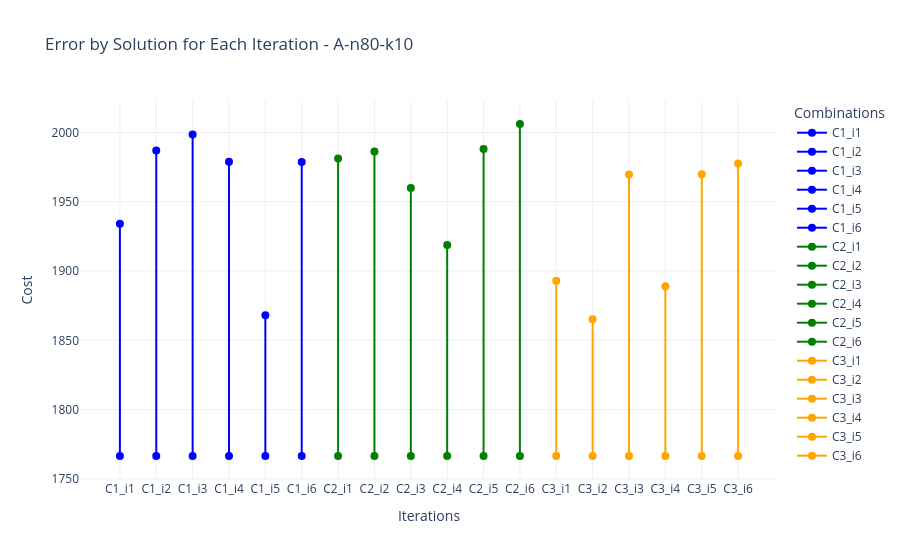
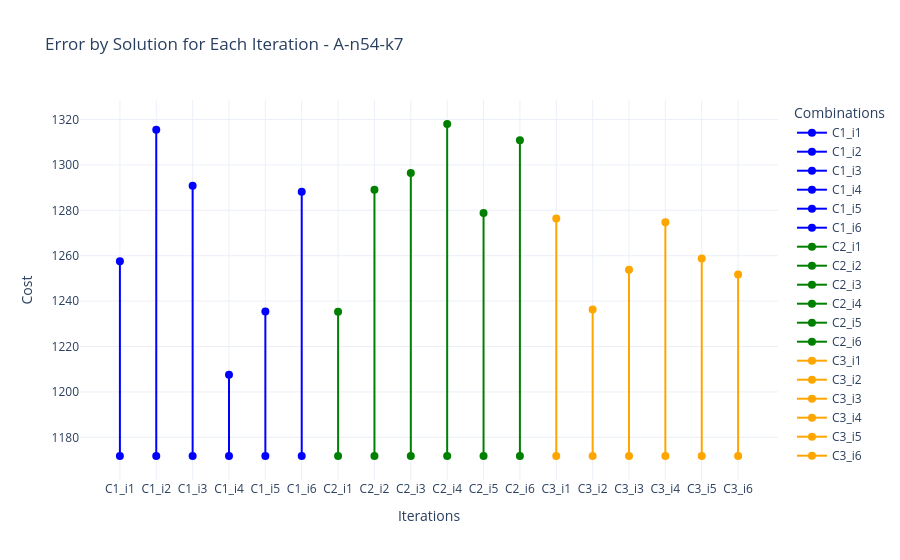
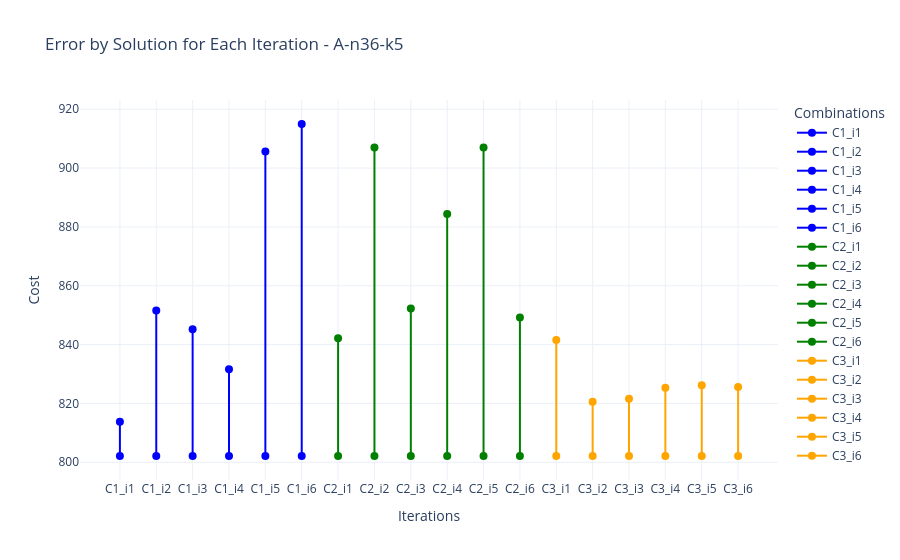
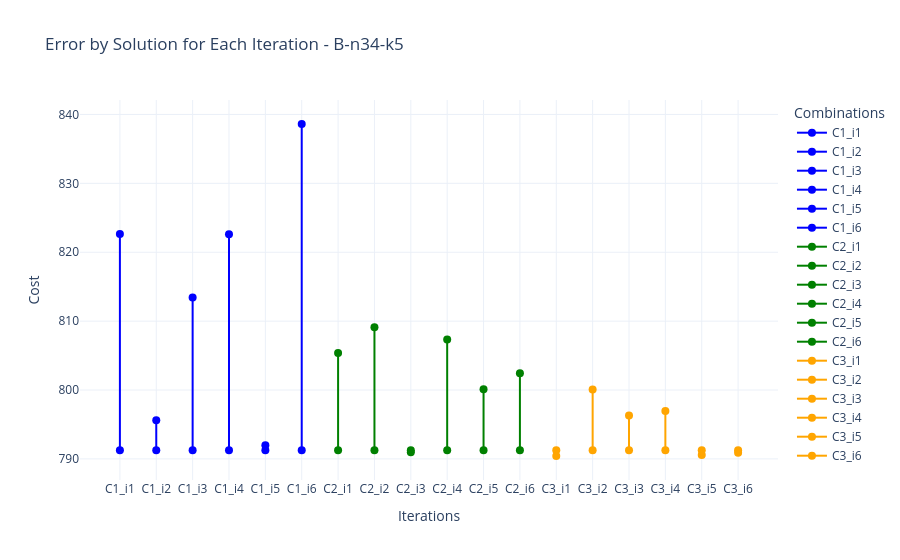

The notebook cell these images were saved under, in order:
### Code cell
import plotly.graph_objects as go
import os
# Data
data = {
    'Nombre de la Instancia VRP': ['A-n80-k10', 'A-n80-k10', 'A-n80-k10', 'A-n54-k7', 'A-n54-k7', 'A-n54-k7', 
                                   'A-n36-k5', 'A-n36-k5', 'A-n36-k5', 'B-n34-k5', 'B-n34-k5', 'B-n34-k5', 
                                   'B-n50-k8', 'B-n50-k8', 'B-n50-k8', 'B-n68-k9', 'B-n68-k9', 'B-n68-k9', 
                                   'E-n101-k14', 'E-n101-k14', 'E-n101-k14', 'E-n76-k7', 'E-n76-k7', 'E-n76-k7', 
                                   'E-n23-k3', 'E-n23-k3', 'E-n23-k3'],
    'Combinacion': ['C1', 'C2', 'C3', 'C1', 'C2', 'C3', 'C1', 'C2', 'C3', 'C1', 'C2', 'C3', 'C1', 'C2', 'C3', 'C1', 'C2', 'C3', 
                    'C1', 'C2', 'C3', 'C1', 'C2', 'C3', 'C1', 'C2', 'C3'],
    'i1': [1934.03, 1981.25, 1892.89, 1257.61, 1235.32, 1276.39, 813.78, 842.14, 841.6, 822.65, 805.39, 790.42, 
                1424.74, 1338.37, 1333.6, 1324.61, 1345.44, 1315.04, 1350.81, 1327.6, 1298.28, 876.22, 865.73, 797.89, 
                568.56, 568.56, 568.56],
    'i2': [1986.96, 1986.27, 1865.16, 1315.48, 1289.11, 1236.32, 851.62, 906.99, 820.6, 795.61, 809.1, 800.06, 
                1351.04, 1364.43, 1402.93, 1312.88, 1328.89, 1323.43, 1385.27, 1335.15, 1309.46, 822.47, 857.97, 825.39, 
                568.56, 570.56, 568.56],
    'i3': [1998.48, 1959.98, 1969.71, 1290.85, 1296.49, 1253.78, 845.18, 852.29, 821.56, 813.42, 790.95, 796.3, 
                1340.8, 1368.58, 1342.41, 1333.31, 1319.5, 1316.42, 1257.07, 1306.7, 1276.55, 810.47, 843.65, 832.93, 
                569.75, 568.56, 568.56],
    'i4': [1978.85, 1918.85, 1888.96, 1207.57, 1318.02, 1274.78, 831.58, 884.39, 825.29, 822.6, 807.34, 796.95, 
                1334.49, 1380.41, 1341.48, 1326.56, 1316.95, 1365.18, 1320.32, 1326.97, 1294.3, 813.81, 840.54, 812.54, 
                570.56, 568.56, 568.56],
    'i5': [1868.14, 1988.14, 1969.84, 1235.45, 1278.86, 1258.79, 905.59, 906.99, 826.22, 791.97, 800.1, 790.57, 
                1403.6, 1389.8, 1338.16, 1354.88, 1331.72, 1321.42, 1324.64, 1329.4, 1293.41, 827.83, 830.27, 848.5, 
                568.56, 570.56, 568.56],
    'i6': [1978.6, 2006.1, 1977.63, 1288.21, 1310.9, 1251.68, 914.98, 849.24, 825.55, 838.62, 802.42, 790.88, 
                1374.3, 1422.8, 1333.97, 1352.13, 1338.35, 1315.5, 1261.69, 1326.75, 1281.49, 821.68, 874.16, 815.21, 
                568.56, 569.75, 568.56],
    'Best Cost': [1868.14, 1918.85, 1865.16, 1207.57, 1235.32, 1236.32, 813.78, 842.14, 820.6, 791.97, 790.95, 790.42, 
                 1334.49, 1338.37, 1333.6, 1312.88, 1316.95, 1315.04, 1257.07, 1306.7, 1276.55, 810.47, 830.27, 797.89, 
                 568.56, 568.56, 568.56],
    'Solucion': [1766.5, '', '', 1171.78, '', '', 802.13, '', '', 791.24, '', '', 1322.56, '', '', 1278.21, '', '', 1082.65, '', '', 687.6, '', '', 568.56, '', '']
}

# Creating DataFrame
data = pd.DataFrame(data)


# Create a directory to save the plots
output_dir = 'plotly_error_plots'
if not os.path.exists(output_dir):
    os.makedirs(output_dir)

def plot_error_by_iteration_plotly(df):
    instances = df['Nombre de la Instancia VRP'].unique()
    for instance in instances:
        subset = df[df['Nombre de la Instancia VRP'] == instance]
        solution = float(subset['Solucion'].values[0])
        fig = go.Figure()

        colors = ['blue', 'green', 'orange']  # Colors for different combinations
        color_index = 0

        for combination in subset['Combinacion'].unique():
            comb_data = subset[subset['Combinacion'] == combination]
            iteration_labels = ['i1', 'i2', 'i3', 'i4', 'i5', 'i6']
            color = colors[color_index % len(colors)]
            color_index += 1

            for index, row in comb_data.iterrows():
                iteration_costs = row[iteration_labels].values
                errors = abs(iteration_costs - solution)

                for i, cost in enumerate(iteration_costs):
                    fig.add_trace(go.Scatter(
                        x=[f'{combination}_{iteration_labels[i]}', f'{combination}_{iteration_labels[i]}'],
                        y=[cost, solution],
                        mode='lines+markers',
                        line=dict(color=color, width=2),
                        marker=dict(color=color, size=8),
                        name=f"{combination}_{iteration_labels[i]}"
                    ))

        fig.update_layout(
            title=f'Error by Solution for Each Iteration - {instance}',
            xaxis_title='Iterations',
            yaxis_title='Cost',
            legend_title='Combinations',
            template='plotly_white'
        )

        fig.write_image(os.path.join(output_dir, f'errorplot_{instance}.png'))
        fig.show()

# Call the function with the DataFrame to save the plots
plot_error_by_iteration_plotly(data)

### Figure 1 — Plotly figure (JSON) as saved in the notebook; plotly's stock layout.template omitted (floating-point values rounded to 4 significant figures)
{"data": [{"line": {"color": "blue", "width": 2}, "marker": {"color": "blue", "size": 8}, "mode": "lines+markers", "name": "C1_i1", "type": "scatter", "x": ["C1_i1", "C1_i1"], "y": [1934.0, 1766.0]}, {"line": {"color": "blue", "width": 2}, "marker": {"color": "blue", "size": 8}, "mode": "lines+markers", "name": "C1_i2", "type": "scatter", "x": ["C1_i2", "C1_i2"], "y": [1987.0, 1766.0]}, {"line": {"color": "blue", "width": 2}, "marker": {"color": "blue", "size": 8}, "mode": "lines+markers", "name": "C1_i3", "type": "scatter", "x": ["C1_i3", "C1_i3"], "y": [1998.0, 1766.0]}, {"line": {"color": "blue", "width": 2}, "marker": {"color": "blue", "size": 8}, "mode": "lines+markers", "name": "C1_i4", "type": "scatter", "x": ["C1_i4", "C1_i4"], "y": [1979.0, 1766.0]}, {"line": {"color": "blue", "width": 2}, "marker": {"color": "blue", "size": 8}, "mode": "lines+markers", "name": "C1_i5", "type": "scatter", "x": ["C1_i5", "C1_i5"], "y": [1868.0, 1766.0]}, {"line": {"color": "blue", "width": 2}, "marker": {"color": "blue", "size": 8}, "mode": "lines+markers", "name": "C1_i6", "type": "scatter", "x": ["C1_i6", "C1_i6"], "y": [1979.0, 1766.0]}, {"line": {"color": "green", "width": 2}, "marker": {"color": "green", "size": 8}, "mode": "lines+markers", "name": "C2_i1", "type": "scatter", "x": ["C2_i1", "C2_i1"], "y": [1981.0, 1766.0]}, {"line": {"color": "green", "width": 2}, "marker": {"color": "green", "size": 8}, "mode": "lines+markers", "name": "C2_i2", "type": "scatter", "x": ["C2_i2", "C2_i2"], "y": [1986.0, 1766.0]}, {"line": {"color": "green", "width": 2}, "marker": {"color": "green", "size": 8}, "mode": "lines+markers", "name": "C2_i3", "type": "scatter", "x": ["C2_i3", "C2_i3"], "y": [1960.0, 1766.0]}, {"line": {"color": "green", "width": 2}, "marker": {"color": "green", "size": 8}, "mode": "lines+markers", "name": "C2_i4", "type": "scatter", "x": ["C2_i4", "C2_i4"], "y": [1919.0, 1766.0]}, {"line": {"color": "green", "width": 2}, "marker": {"color": "green", "size": 8}, "mode": "lines+markers", "name": "C2_i5", "type": "scatter", "x": ["C2_i5", "C2_i5"], "y": [1988.0, 1766.0]}, {"line": {"color": "green", "width": 2}, "marker": {"color": "green", "size": 8}, "mode": "lines+markers", "name": "C2_i6", "type": "scatter", "x": ["C2_i6", "C2_i6"], "y": [2006.0, 1766.0]}, {"line": {"color": "orange", "width": 2}, "marker": {"color": "orange", "size": 8}, "mode": "lines+markers", "name": "C3_i1", "type": "scatter", "x": ["C3_i1", "C3_i1"], "y": [1893.0, 1766.0]}, {"line": {"color": "orange", "width": 2}, "marker": {"color": "orange", "size": 8}, "mode": "lines+markers", "name": "C3_i2", "type": "scatter", "x": ["C3_i2", "C3_i2"], "y": [1865.0, 1766.0]}, {"line": {"color": "orange", "width": 2}, "marker": {"color": "orange", "size": 8}, "mode": "lines+markers", "name": "C3_i3", "type": "scatter", "x": ["C3_i3", "C3_i3"], "y": [1970.0, 1766.0]}, {"line": {"color": "orange", "width": 2}, "marker": {"color": "orange", "size": 8}, "mode": "lines+markers", "name": "C3_i4", "type": "scatter", "x": ["C3_i4", "C3_i4"], "y": [1889.0, 1766.0]}, {"line": {"color": "orange", "width": 2}, "marker": {"color": "orange", "size": 8}, "mode": "lines+markers", "name": "C3_i5", "type": "scatter", "x": ["C3_i5", "C3_i5"], "y": [1970.0, 1766.0]}, {"line": {"color": "orange", "width": 2}, "marker": {"color": "orange", "size": 8}, "mode": "lines+markers", "name": "C3_i6", "type": "scatter", "x": ["C3_i6", "C3_i6"], "y": [1978.0, 1766.0]}], "layout": {"legend": {"title": {"text": "Combinations"}}, "title": {"text": "Error by Solution for Each Iteration - A-n80-k10"}, "xaxis": {"title": {"text": "Iterations"}}, "yaxis": {"title": {"text": "Cost"}}}}

### Figure 2 — Plotly figure (JSON) as saved in the notebook; plotly's stock layout.template omitted (floating-point values rounded to 4 significant figures)
{"data": [{"line": {"color": "blue", "width": 2}, "marker": {"color": "blue", "size": 8}, "mode": "lines+markers", "name": "C1_i1", "type": "scatter", "x": ["C1_i1", "C1_i1"], "y": [1258.0, 1172.0]}, {"line": {"color": "blue", "width": 2}, "marker": {"color": "blue", "size": 8}, "mode": "lines+markers", "name": "C1_i2", "type": "scatter", "x": ["C1_i2", "C1_i2"], "y": [1315.0, 1172.0]}, {"line": {"color": "blue", "width": 2}, "marker": {"color": "blue", "size": 8}, "mode": "lines+markers", "name": "C1_i3", "type": "scatter", "x": ["C1_i3", "C1_i3"], "y": [1291.0, 1172.0]}, {"line": {"color": "blue", "width": 2}, "marker": {"color": "blue", "size": 8}, "mode": "lines+markers", "name": "C1_i4", "type": "scatter", "x": ["C1_i4", "C1_i4"], "y": [1208.0, 1172.0]}, {"line": {"color": "blue", "width": 2}, "marker": {"color": "blue", "size": 8}, "mode": "lines+markers", "name": "C1_i5", "type": "scatter", "x": ["C1_i5", "C1_i5"], "y": [1235.0, 1172.0]}, {"line": {"color": "blue", "width": 2}, "marker": {"color": "blue", "size": 8}, "mode": "lines+markers", "name": "C1_i6", "type": "scatter", "x": ["C1_i6", "C1_i6"], "y": [1288.0, 1172.0]}, {"line": {"color": "green", "width": 2}, "marker": {"color": "green", "size": 8}, "mode": "lines+markers", "name": "C2_i1", "type": "scatter", "x": ["C2_i1", "C2_i1"], "y": [1235.0, 1172.0]}, {"line": {"color": "green", "width": 2}, "marker": {"color": "green", "size": 8}, "mode": "lines+markers", "name": "C2_i2", "type": "scatter", "x": ["C2_i2", "C2_i2"], "y": [1289.0, 1172.0]}, {"line": {"color": "green", "width": 2}, "marker": {"color": "green", "size": 8}, "mode": "lines+markers", "name": "C2_i3", "type": "scatter", "x": ["C2_i3", "C2_i3"], "y": [1296.0, 1172.0]}, {"line": {"color": "green", "width": 2}, "marker": {"color": "green", "size": 8}, "mode": "lines+markers", "name": "C2_i4", "type": "scatter", "x": ["C2_i4", "C2_i4"], "y": [1318.0, 1172.0]}, {"line": {"color": "green", "width": 2}, "marker": {"color": "green", "size": 8}, "mode": "lines+markers", "name": "C2_i5", "type": "scatter", "x": ["C2_i5", "C2_i5"], "y": [1279.0, 1172.0]}, {"line": {"color": "green", "width": 2}, "marker": {"color": "green", "size": 8}, "mode": "lines+markers", "name": "C2_i6", "type": "scatter", "x": ["C2_i6", "C2_i6"], "y": [1311.0, 1172.0]}, {"line": {"color": "orange", "width": 2}, "marker": {"color": "orange", "size": 8}, "mode": "lines+markers", "name": "C3_i1", "type": "scatter", "x": ["C3_i1", "C3_i1"], "y": [1276.0, 1172.0]}, {"line": {"color": "orange", "width": 2}, "marker": {"color": "orange", "size": 8}, "mode": "lines+markers", "name": "C3_i2", "type": "scatter", "x": ["C3_i2", "C3_i2"], "y": [1236.0, 1172.0]}, {"line": {"color": "orange", "width": 2}, "marker": {"color": "orange", "size": 8}, "mode": "lines+markers", "name": "C3_i3", "type": "scatter", "x": ["C3_i3", "C3_i3"], "y": [1254.0, 1172.0]}, {"line": {"color": "orange", "width": 2}, "marker": {"color": "orange", "size": 8}, "mode": "lines+markers", "name": "C3_i4", "type": "scatter", "x": ["C3_i4", "C3_i4"], "y": [1275.0, 1172.0]}, {"line": {"color": "orange", "width": 2}, "marker": {"color": "orange", "size": 8}, "mode": "lines+markers", "name": "C3_i5", "type": "scatter", "x": ["C3_i5", "C3_i5"], "y": [1259.0, 1172.0]}, {"line": {"color": "orange", "width": 2}, "marker": {"color": "orange", "size": 8}, "mode": "lines+markers", "name": "C3_i6", "type": "scatter", "x": ["C3_i6", "C3_i6"], "y": [1252.0, 1172.0]}], "layout": {"legend": {"title": {"text": "Combinations"}}, "title": {"text": "Error by Solution for Each Iteration - A-n54-k7"}, "xaxis": {"title": {"text": "Iterations"}}, "yaxis": {"title": {"text": "Cost"}}}}

### Figure 3 — Plotly figure (JSON) as saved in the notebook; plotly's stock layout.template omitted (floating-point values rounded to 4 significant figures)
{"data": [{"line": {"color": "blue", "width": 2}, "marker": {"color": "blue", "size": 8}, "mode": "lines+markers", "name": "C1_i1", "type": "scatter", "x": ["C1_i1", "C1_i1"], "y": [813.8, 802.1]}, {"line": {"color": "blue", "width": 2}, "marker": {"color": "blue", "size": 8}, "mode": "lines+markers", "name": "C1_i2", "type": "scatter", "x": ["C1_i2", "C1_i2"], "y": [851.6, 802.1]}, {"line": {"color": "blue", "width": 2}, "marker": {"color": "blue", "size": 8}, "mode": "lines+markers", "name": "C1_i3", "type": "scatter", "x": ["C1_i3", "C1_i3"], "y": [845.2, 802.1]}, {"line": {"color": "blue", "width": 2}, "marker": {"color": "blue", "size": 8}, "mode": "lines+markers", "name": "C1_i4", "type": "scatter", "x": ["C1_i4", "C1_i4"], "y": [831.6, 802.1]}, {"line": {"color": "blue", "width": 2}, "marker": {"color": "blue", "size": 8}, "mode": "lines+markers", "name": "C1_i5", "type": "scatter", "x": ["C1_i5", "C1_i5"], "y": [905.6, 802.1]}, {"line": {"color": "blue", "width": 2}, "marker": {"color": "blue", "size": 8}, "mode": "lines+markers", "name": "C1_i6", "type": "scatter", "x": ["C1_i6", "C1_i6"], "y": [915.0, 802.1]}, {"line": {"color": "green", "width": 2}, "marker": {"color": "green", "size": 8}, "mode": "lines+markers", "name": "C2_i1", "type": "scatter", "x": ["C2_i1", "C2_i1"], "y": [842.1, 802.1]}, {"line": {"color": "green", "width": 2}, "marker": {"color": "green", "size": 8}, "mode": "lines+markers", "name": "C2_i2", "type": "scatter", "x": ["C2_i2", "C2_i2"], "y": [907.0, 802.1]}, {"line": {"color": "green", "width": 2}, "marker": {"color": "green", "size": 8}, "mode": "lines+markers", "name": "C2_i3", "type": "scatter", "x": ["C2_i3", "C2_i3"], "y": [852.3, 802.1]}, {"line": {"color": "green", "width": 2}, "marker": {"color": "green", "size": 8}, "mode": "lines+markers", "name": "C2_i4", "type": "scatter", "x": ["C2_i4", "C2_i4"], "y": [884.4, 802.1]}, {"line": {"color": "green", "width": 2}, "marker": {"color": "green", "size": 8}, "mode": "lines+markers", "name": "C2_i5", "type": "scatter", "x": ["C2_i5", "C2_i5"], "y": [907.0, 802.1]}, {"line": {"color": "green", "width": 2}, "marker": {"color": "green", "size": 8}, "mode": "lines+markers", "name": "C2_i6", "type": "scatter", "x": ["C2_i6", "C2_i6"], "y": [849.2, 802.1]}, {"line": {"color": "orange", "width": 2}, "marker": {"color": "orange", "size": 8}, "mode": "lines+markers", "name": "C3_i1", "type": "scatter", "x": ["C3_i1", "C3_i1"], "y": [841.6, 802.1]}, {"line": {"color": "orange", "width": 2}, "marker": {"color": "orange", "size": 8}, "mode": "lines+markers", "name": "C3_i2", "type": "scatter", "x": ["C3_i2", "C3_i2"], "y": [820.6, 802.1]}, {"line": {"color": "orange", "width": 2}, "marker": {"color": "orange", "size": 8}, "mode": "lines+markers", "name": "C3_i3", "type": "scatter", "x": ["C3_i3", "C3_i3"], "y": [821.6, 802.1]}, {"line": {"color": "orange", "width": 2}, "marker": {"color": "orange", "size": 8}, "mode": "lines+markers", "name": "C3_i4", "type": "scatter", "x": ["C3_i4", "C3_i4"], "y": [825.3, 802.1]}, {"line": {"color": "orange", "width": 2}, "marker": {"color": "orange", "size": 8}, "mode": "lines+markers", "name": "C3_i5", "type": "scatter", "x": ["C3_i5", "C3_i5"], "y": [826.2, 802.1]}, {"line": {"color": "orange", "width": 2}, "marker": {"color": "orange", "size": 8}, "mode": "lines+markers", "name": "C3_i6", "type": "scatter", "x": ["C3_i6", "C3_i6"], "y": [825.5, 802.1]}], "layout": {"legend": {"title": {"text": "Combinations"}}, "title": {"text": "Error by Solution for Each Iteration - A-n36-k5"}, "xaxis": {"title": {"text": "Iterations"}}, "yaxis": {"title": {"text": "Cost"}}}}

### Figure 4 — Plotly figure (JSON) as saved in the notebook; plotly's stock layout.template omitted (floating-point values rounded to 4 significant figures)
{"data": [{"line": {"color": "blue", "width": 2}, "marker": {"color": "blue", "size": 8}, "mode": "lines+markers", "name": "C1_i1", "type": "scatter", "x": ["C1_i1", "C1_i1"], "y": [822.6, 791.2]}, {"line": {"color": "blue", "width": 2}, "marker": {"color": "blue", "size": 8}, "mode": "lines+markers", "name": "C1_i2", "type": "scatter", "x": ["C1_i2", "C1_i2"], "y": [795.6, 791.2]}, {"line": {"color": "blue", "width": 2}, "marker": {"color": "blue", "size": 8}, "mode": "lines+markers", "name": "C1_i3", "type": "scatter", "x": ["C1_i3", "C1_i3"], "y": [813.4, 791.2]}, {"line": {"color": "blue", "width": 2}, "marker": {"color": "blue", "size": 8}, "mode": "lines+markers", "name": "C1_i4", "type": "scatter", "x": ["C1_i4", "C1_i4"], "y": [822.6, 791.2]}, {"line": {"color": "blue", "width": 2}, "marker": {"color": "blue", "size": 8}, "mode": "lines+markers", "name": "C1_i5", "type": "scatter", "x": ["C1_i5", "C1_i5"], "y": [792.0, 791.2]}, {"line": {"color": "blue", "width": 2}, "marker": {"color": "blue", "size": 8}, "mode": "lines+markers", "name": "C1_i6", "type": "scatter", "x": ["C1_i6", "C1_i6"], "y": [838.6, 791.2]}, {"line": {"color": "green", "width": 2}, "marker": {"color": "green", "size": 8}, "mode": "lines+markers", "name": "C2_i1", "type": "scatter", "x": ["C2_i1", "C2_i1"], "y": [805.4, 791.2]}, {"line": {"color": "green", "width": 2}, "marker": {"color": "green", "size": 8}, "mode": "lines+markers", "name": "C2_i2", "type": "scatter", "x": ["C2_i2", "C2_i2"], "y": [809.1, 791.2]}, {"line": {"color": "green", "width": 2}, "marker": {"color": "green", "size": 8}, "mode": "lines+markers", "name": "C2_i3", "type": "scatter", "x": ["C2_i3", "C2_i3"], "y": [791.0, 791.2]}, {"line": {"color": "green", "width": 2}, "marker": {"color": "green", "size": 8}, "mode": "lines+markers", "name": "C2_i4", "type": "scatter", "x": ["C2_i4", "C2_i4"], "y": [807.3, 791.2]}, {"line": {"color": "green", "width": 2}, "marker": {"color": "green", "size": 8}, "mode": "lines+markers", "name": "C2_i5", "type": "scatter", "x": ["C2_i5", "C2_i5"], "y": [800.1, 791.2]}, {"line": {"color": "green", "width": 2}, "marker": {"color": "green", "size": 8}, "mode": "lines+markers", "name": "C2_i6", "type": "scatter", "x": ["C2_i6", "C2_i6"], "y": [802.4, 791.2]}, {"line": {"color": "orange", "width": 2}, "marker": {"color": "orange", "size": 8}, "mode": "lines+markers", "name": "C3_i1", "type": "scatter", "x": ["C3_i1", "C3_i1"], "y": [790.4, 791.2]}, {"line": {"color": "orange", "width": 2}, "marker": {"color": "orange", "size": 8}, "mode": "lines+markers", "name": "C3_i2", "type": "scatter", "x": ["C3_i2", "C3_i2"], "y": [800.1, 791.2]}, {"line": {"color": "orange", "width": 2}, "marker": {"color": "orange", "size": 8}, "mode": "lines+markers", "name": "C3_i3", "type": "scatter", "x": ["C3_i3", "C3_i3"], "y": [796.3, 791.2]}, {"line": {"color": "orange", "width": 2}, "marker": {"color": "orange", "size": 8}, "mode": "lines+markers", "name": "C3_i4", "type": "scatter", "x": ["C3_i4", "C3_i4"], "y": [797.0, 791.2]}, {"line": {"color": "orange", "width": 2}, "marker": {"color": "orange", "size": 8}, "mode": "lines+markers", "name": "C3_i5", "type": "scatter", "x": ["C3_i5", "C3_i5"], "y": [790.6, 791.2]}, {"line": {"color": "orange", "width": 2}, "marker": {"color": "orange", "size": 8}, "mode": "lines+markers", "name": "C3_i6", "type": "scatter", "x": ["C3_i6", "C3_i6"], "y": [790.9, 791.2]}], "layout": {"legend": {"title": {"text": "Combinations"}}, "title": {"text": "Error by Solution for Each Iteration - B-n34-k5"}, "xaxis": {"title": {"text": "Iterations"}}, "yaxis": {"title": {"text": "Cost"}}}}
